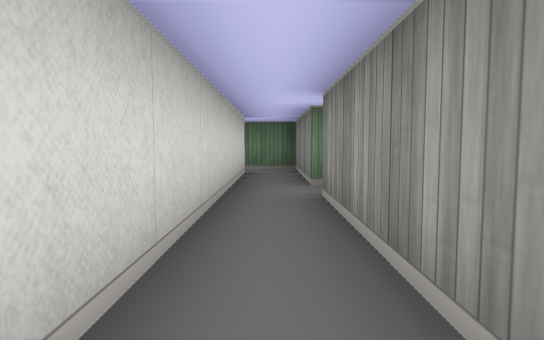
[1] (above)

20 first-person views from a walk through a cub3D level. The camera is about half as high as the walls, tilts 4° down and sees 75° across. The floor is counted in squares. Each view is taken from the middle of a square. On the plan, view 1 faces up. The plan holds only what a view shows up to about 9 squares ahead; the rest is blank.

[2]
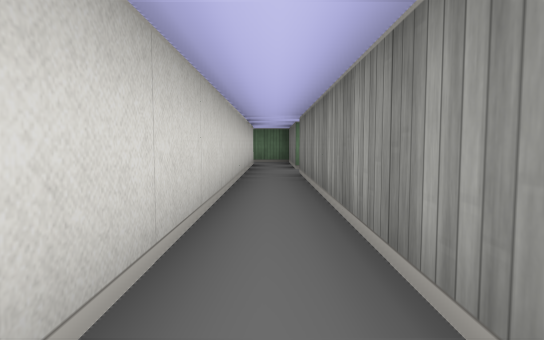

[3]
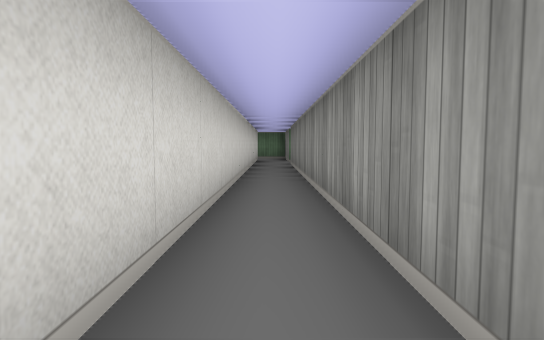

[4]
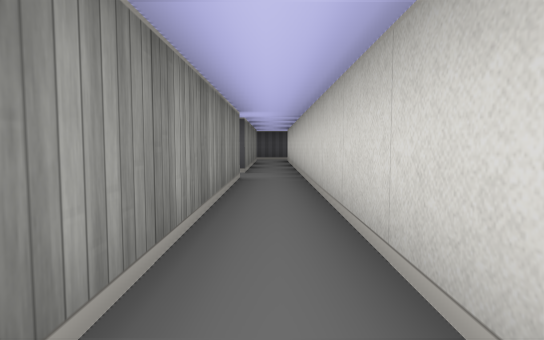

[5]
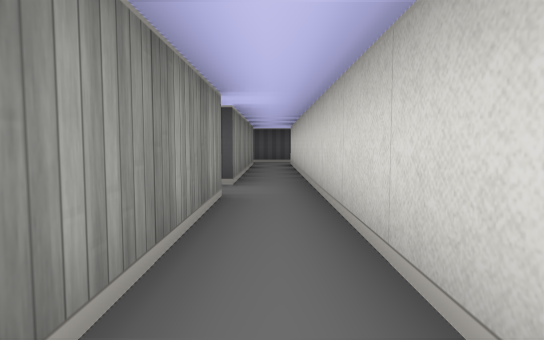

[6]
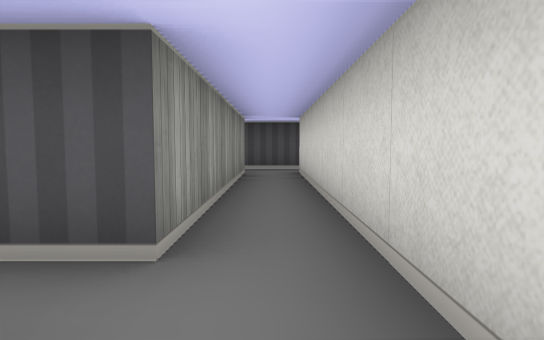

[7]
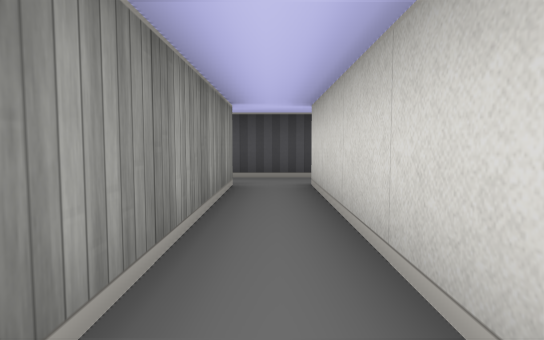

[8]
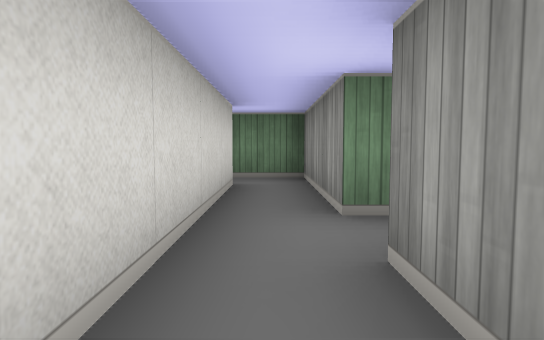

[9]
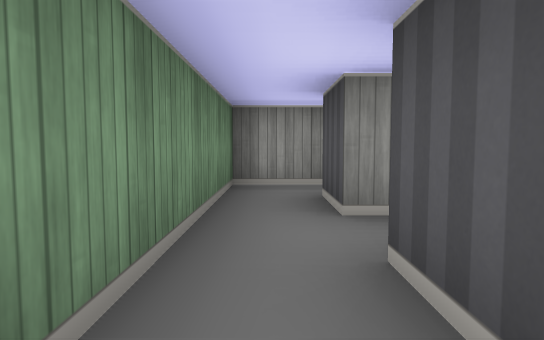

[10]
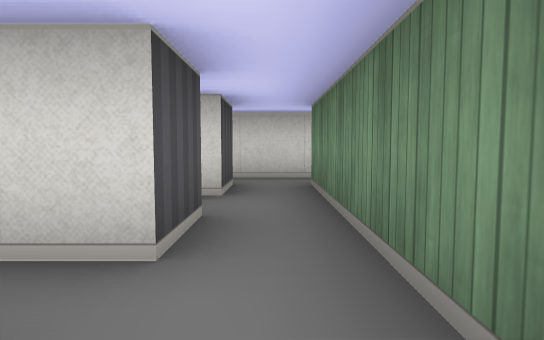

[11]
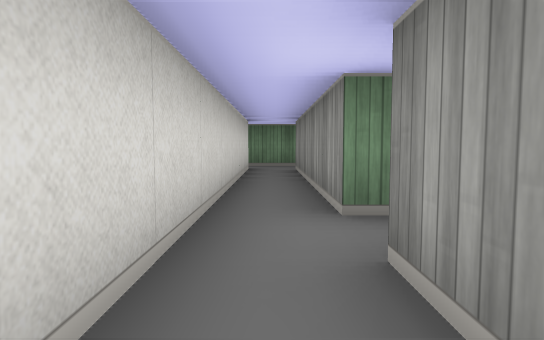

[12]
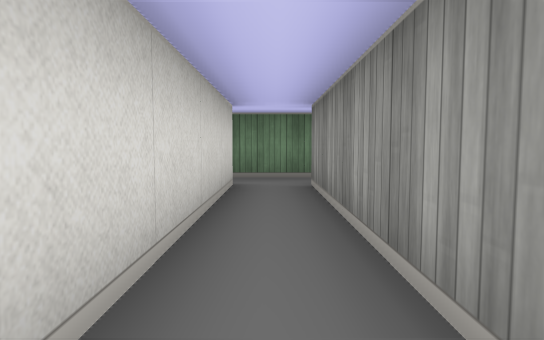

[13]
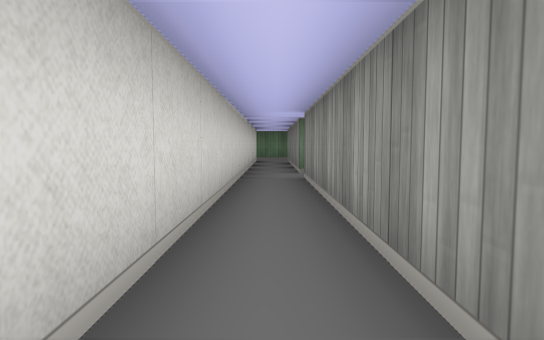

[14]
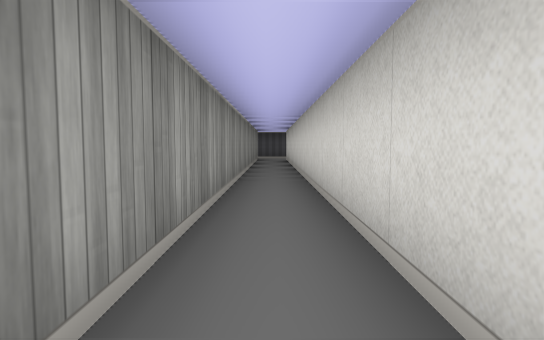

[15]
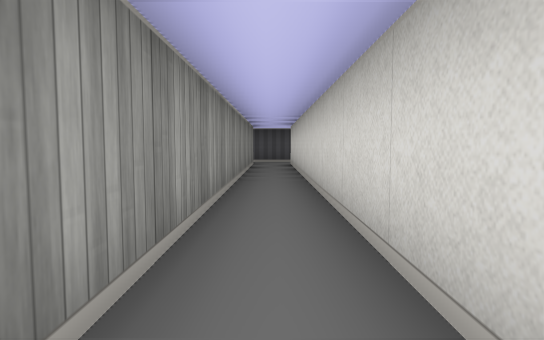

[16]
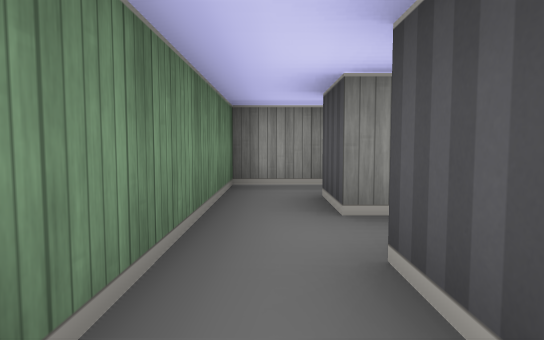

[17]
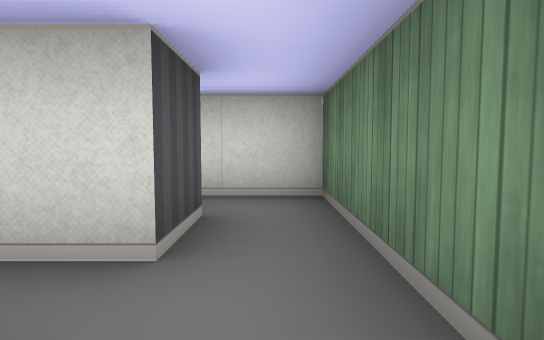

[18]
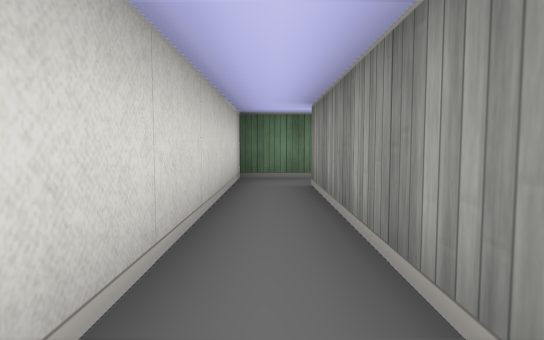

[19]
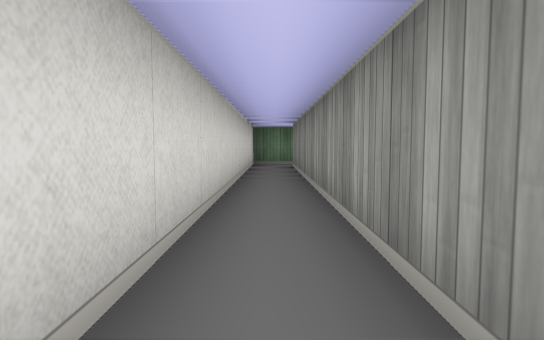

[20]
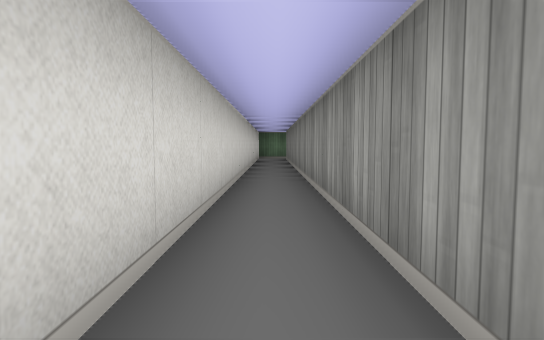

### Floor plan
Points are (right, up) in squares from view 1. A wall is a line through its corners. A room is listed if a view was taken in it or the views show most of it. See-through windows are left out.
Room 1 (views 1, 2, 3, 4, 5, 6, 7, 8)
walls: (0.5, -8.5) (0.5, 3.5); (0.5, -14.5) (0.5, -9.5) (1.2, -9.5); (0.5, 4.5) (0.5, 6.5); (-0.6, -15.5) (0.6, -15.5); (-0.5, 6.5) (-0.5, -14.5)
ways out: opening at (-1, -15) to room 3; opening at (0, 5.5) to room 6; opening at (1, -15); opening at (1, -9); opening at (1, 4)
Room 2 (view 9)
walls: (-3.5, 6.5) (-2.5, 6.5); (-2.5, 7.5) (-4.5, 7.5)
ways out: opening at (-3, 7) to room 3; opening at (-5, 7) to room 4
Room 3 (view 10)
walls: (-2.5, 6.5) (-2.5, 5.8); (-1.5, 6.5) (-0.5, 6.5); (-0.5, 7.5) (-2.5, 7.5)
ways out: opening at (-1, -15) to room 1; opening at (-3, 7) to room 2; opening at (-1, 7) to room 6
Room 4 (views 11, 12, 13, 14, 15, 17)
walls: (-4.5, 7.5) (-5.5, 7.5) (-5.5, 12.5) (-4.5, 12.5); (-5.5, -8) (-5.5, 6.5) (-4.5, 6.5); (-6.5, 12.5) (-6.5, -7.9); (-4.5, 13.5) (-6.5, 13.5)
ways out: opening at (-5, 7) to room 2; opening at (-7, 13) to room 5; opening at (-5, 13)
Room 5 (views 16, 18, 19, 20)
walls: (-7.5, 0.6) (-7.5, 12.5) (-6.5, 12.5); (-6.5, 13.5) (-8.5, 13.5) (-8.5, 0.6)
ways out: opening at (-7, 13) to room 4
Room 6 (no view inside)
walls: (0.5, 6.5) (0.5, 7.5) (-0.5, 7.5)
ways out: opening at (0, 5.5) to room 1; opening at (-1, 7) to room 3

Positions as (right, up) in squares from view 1, and headings:
1: (0, 0), facing up
2: (0, -3), facing up
3: (0, -6), facing up
4: (0, -3), facing down
5: (0, -5), facing down
6: (0, -8), facing down
7: (0, -10), facing down
8: (0, 2), facing up
9: (-4, 7), facing right
10: (-1, 7), facing left
11: (-6, 5), facing up
12: (-6, 8), facing up
13: (-6, 1), facing up
14: (-6, 4), facing down
15: (-6, 1), facing down
16: (-8, 13), facing right
17: (-5, 13), facing left
18: (-8, 8), facing up
19: (-8, 4), facing up
20: (-8, 0), facing up
